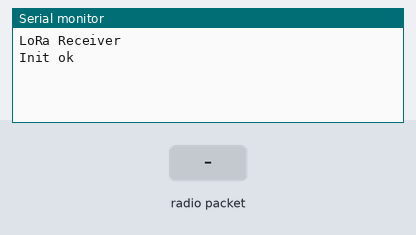
This program was run on a simulated ESP32. Parts: the last lines printed to the serial monitor. The test bench sets the inputs (shaded band). No radio packets arrive unless stated.

Above: at 1.2 s.
1.3 s: radio packet "1" arrives
At 2.0 s:
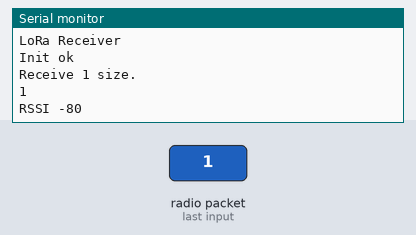
2.8 s: radio packet "0" arrives
At 3.4 s:
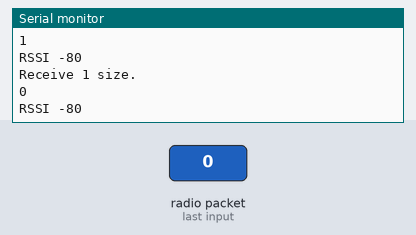
4.3 s: radio packet "2" arrives
At 5.6 s:
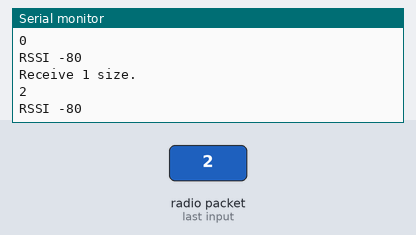

The program:

main.cpp
```cpp
#include <SPI.h>
#include <LoRa.h>

#define SCK     5    // GPIO5  -- SX1278's SCK
#define MISO    19   // GPIO19 -- SX1278's MISO
#define MOSI    27   // GPIO27 -- SX1278's MOSI
#define SS      18   // GPIO18 -- SX1278's CS
#define RST     14   // GPIO14 -- SX1278's RESET
#define DI0     26   // GPIO26 -- SX1278's IRQ(Interrupt Request)

String rssi = "RSSI --";
String packSize = "--";
String packet ;

void loraData(){
  Serial.print("Receive ");
  Serial.print(packSize);
  Serial.println(" size.");
  Serial.println(String(packet));
  Serial.println(rssi);
}

void cbk(int packetSize) {
  packet ="";
  packSize = String(packetSize,DEC);
  for (int i = 0; i < packetSize; i++) { packet += (char) LoRa.read(); }
  rssi = "RSSI " + String(LoRa.packetRssi(), DEC) ;
  loraData();
}

void setup() {
  Serial.begin(9600);
  while (!Serial);

  Serial.println("LoRa Receiver");
  SPI.begin(SCK,MISO,MOSI,SS);
  LoRa.setPins(SS,RST,DI0);

  if (!LoRa.begin(915E6)) {
    Serial.println("Starting LoRa failed!");
    while (1);
  }
  LoRa.setSpreadingFactor(7);
  LoRa.receive();
  Serial.println("Init ok");
}

void loop() {
  // try to parse packet
  int packetSize = LoRa.parsePacket();
  if (packetSize) { cbk(packetSize);  }
  delay(10);
}
```

Measured:
- after the input at 1.3 s, the serial monitor: prints a new line at once (image 1)
- after the input at 2.8 s, the serial monitor: prints a new line at once (image 2)
- after the input at 4.3 s, the serial monitor: prints a new line at once (image 3)
